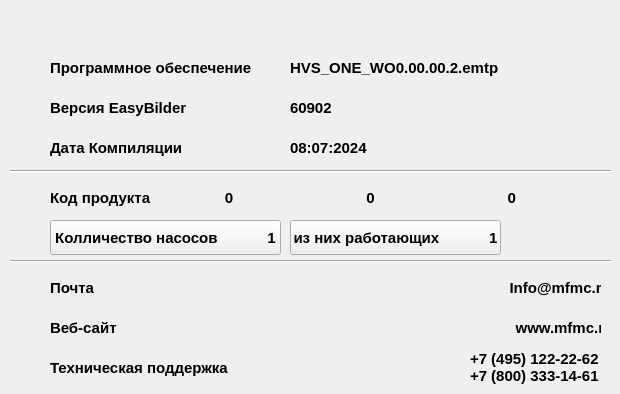
     <widget class="QWidget" name="Settings_Contacts_page">
      <widget class="QLabel" name="contacts_icon_label_1_1">
       <property name="geometry">
        <rect>
         <x>10</x>
         <y>50</y>
         <width>40</width>
         <height>35</height>
        </rect>
       </property>
       <property name="text">
        <string/>
       </property>
      </widget>
      <widget class="QLabel" name="label_77">
       <property name="geometry">
        <rect>
         <x>50</x>
         <y>270</y>
         <width>551</width>
         <height>35</height>
        </rect>
       </property>
       <property name="font">
        <font>
         <family>Arial</family>
         <pointsize>11</pointsize>
         <weight>75</weight>
         <bold>true</bold>
        </font>
       </property>
       <property name="text">
        <string>Почта                                                                                                    Info@mfmc.ru</string>
       </property>
      </widget>
      <widget class="QPushButton" name="contacts_number_of_pumps_19QuantityPump_pushButton">
       <property name="geometry">
        <rect>
         <x>50</x>
         <y>220</y>
         <width>231</width>
         <height>35</height>
        </rect>
       </property>
       <property name="font">
        <font>
         <family>Arial</family>
         <pointsize>11</pointsize>
         <weight>75</weight>
         <bold>true</bold>
        </font>
       </property>
       <property name="text">
        <string>Колличество насосов            1</string>
       </property>
      </widget>
      <widget class="Line" name="contacts_line_1">
       <property name="geometry">
        <rect>
         <x>10</x>
         <y>170</y>
         <width>601</width>
         <height>2</height>
        </rect>
       </property>
       <property name="frameShadow">
        <enum>QFrame::Sunken</enum>
       </property>
       <property name="orientation">
        <enum>Qt::Horizontal</enum>
       </property>
      </widget>
      <widget class="QLabel" name="contacts_icon_label_1_2">
       <property name="geometry">
        <rect>
         <x>10</x>
         <y>90</y>
         <width>40</width>
         <height>35</height>
        </rect>
       </property>
       <property name="text">
        <string/>
       </property>
      </widget>
      <widget class="QLabel" name="contacts_icon_label_2">
       <property name="geometry">
        <rect>
         <x>10</x>
         <y>130</y>
         <width>40</width>
         <height>35</height>
        </rect>
       </property>
       <property name="text">
        <string/>
       </property>
      </widget>
      <widget class="QLabel" name="contacts_icon_label_3">
       <property name="geometry">
        <rect>
         <x>10</x>
         <y>180</y>
         <width>40</width>
         <height>35</height>
        </rect>
       </property>
       <property name="text">
        <string/>
       </property>
      </widget>
      <widget class="QLabel" name="contacts_icon_label_4">
       <property name="geometry">
        <rect>
         <x>10</x>
         <y>220</y>
         <width>40</width>
         <height>35</height>
        </rect>
       </property>
       <property name="text">
        <string/>
       </property>
      </widget>
      <widget class="Line" name="contacts_line_2">
       <property name="geometry">
        <rect>
         <x>10</x>
         <y>260</y>
         <width>601</width>
         <height>2</height>
        </rect>
       </property>
       <property name="frameShadow">
        <enum>QFrame::Sunken</enum>
       </property>
       <property name="orientation">
        <enum>Qt::Horizontal</enum>
       </property>
      </widget>
      <widget class="QLabel" name="contacts_icon_label_5">
       <property name="geometry">
        <rect>
         <x>10</x>
         <y>270</y>
         <width>40</width>
         <height>35</height>
        </rect>
       </property>
       <property name="text">
        <string/>
       </property>
      </widget>
      <widget class="QLabel" name="contacts_icon_label_6">
       <property name="geometry">
        <rect>
         <x>10</x>
         <y>310</y>
         <width>40</width>
         <height>35</height>
        </rect>
       </property>
       <property name="text">
        <string/>
       </property>
      </widget>
      <widget class="QLabel" name="contacts_icon_label_7">
       <property name="geometry">
        <rect>
         <x>10</x>
         <y>350</y>
         <width>40</width>
         <height>35</height>
        </rect>
       </property>
       <property name="text">
        <string/>
       </property>
      </widget>
      <widget class="QLabel" name="label_78">
       <property name="geometry">
        <rect>
         <x>50</x>
         <y>310</y>
         <width>551</width>
         <height>35</height>
        </rect>
       </property>
       <property name="font">
        <font>
         <family>Arial</family>
         <pointsize>11</pointsize>
         <weight>75</weight>
         <bold>true</bold>
        </font>
       </property>
       <property name="text">
        <string>Веб-сайт                                                                                                www.mfmc.ru</string>
       </property>
      </widget>
      <widget class="QLabel" name="label_79">
       <property name="geometry">
        <rect>
         <x>50</x>
         <y>350</y>
         <width>191</width>
         <height>35</height>
        </rect>
       </property>
       <property name="font">
        <font>
         <family>Arial</family>
         <pointsize>11</pointsize>
         <weight>75</weight>
         <bold>true</bold>
        </font>
       </property>
       <property name="text">
        <string>Техническая поддержка</string>
       </property>
      </widget>
      <widget class="QLabel" name="label_82">
       <property name="geometry">
        <rect>
         <x>50</x>
         <y>130</y>
         <width>231</width>
         <height>35</height>
        </rect>
       </property>
       <property name="font">
        <font>
         <family>Arial</family>
         <pointsize>11</pointsize>
         <weight>75</weight>
         <bold>true</bold>
        </font>
       </property>
       <property name="text">
        <string>Дата Компиляции</string>
       </property>
      </widget>
      <widget class="QLabel" name="label_83">
       <property name="geometry">
        <rect>
         <x>50</x>
         <y>90</y>
         <width>231</width>
         <height>35</height>
        </rect>
       </property>
       <property name="font">
        <font>
         <family>Arial</family>
         <pointsize>11</pointsize>
         <weight>75</weight>
         <bold>true</bold>
        </font>
       </property>
       <property name="text">
        <string>Версия EasyBilder</string>
       </property>
      </widget>
      <widget class="QLabel" name="label_84">
       <property name="geometry">
        <rect>
         <x>50</x>
         <y>50</y>
         <width>231</width>
         <height>35</height>
        </rect>
       </property>
       <property name="font">
        <font>
         <family>Arial</family>
         <pointsize>11</pointsize>
         <weight>75</weight>
         <bold>true</bold>
        </font>
       </property>
       <property name="text">
        <string>Программное обеспечение</string>
       </property>
      </widget>
      <widget class="QLabel" name="contacts_software_label">
       <property name="geometry">
        <rect>
         <x>290</x>
         <y>50</y>
         <width>311</width>
         <height>35</height>
        </rect>
       </property>
       <property name="font">
        <font>
         <family>Arial</family>
         <pointsize>11</pointsize>
         <weight>75</weight>
         <bold>true</bold>
        </font>
       </property>
       <property name="text">
        <string>HVS_ONE_WO0.00.00.2.emtp</string>
       </property>
      </widget>
      <widget class="QLabel" name="contacts_easybilder_version_label">
       <property name="geometry">
        <rect>
         <x>290</x>
         <y>90</y>
         <width>311</width>
         <height>35</height>
        </rect>
       </property>
       <property name="font">
        <font>
         <family>Arial</family>
         <pointsize>11</pointsize>
         <weight>75</weight>
         <bold>true</bold>
        </font>
       </property>
       <property name="text">
        <string>60902</string>
       </property>
      </widget>
      <widget class="QLabel" name="contacts_compilation_date_label">
       <property name="geometry">
        <rect>
         <x>290</x>
         <y>130</y>
         <width>311</width>
         <height>35</height>
        </rect>
       </property>
       <property name="font">
        <font>
         <family>Arial</family>
         <pointsize>11</pointsize>
         <weight>75</weight>
         <bold>true</bold>
        </font>
       </property>
       <property name="text">
        <string>08:07:2024</string>
       </property>
      </widget>
      <widget class="QLabel" name="label_88">
       <property name="geometry">
        <rect>
         <x>50</x>
         <y>180</y>
         <width>551</width>
         <height>35</height>
        </rect>
       </property>
       <property name="font">
        <font>
         <family>Arial</family>
         <pointsize>11</pointsize>
         <weight>75</weight>
         <bold>true</bold>
        </font>
       </property>
       <property name="text">
        <string>Код продукта                  0                                0                                0</string>
       </property>
      </widget>
      <widget class="QPushButton" name="contacts_current_workings_number_of_pumps_19WorkingQuantityPump_pushButton">
       <property name="geometry">
        <rect>
         <x>290</x>
         <y>220</y>
         <width>211</width>
         <height>35</height>
        </rect>
       </property>
       <property name="font">
        <font>
         <family>Arial</family>
         <pointsize>11</pointsize>
         <weight>75</weight>
         <bold>true</bold>
        </font>
       </property>
       <property name="text">
        <string>из них работающих            1</string>
       </property>
      </widget>
      <widget class="QLabel" name="label_80">
       <property name="geometry">
        <rect>
         <x>470</x>
         <y>350</y>
         <width>131</width>
         <height>35</height>
        </rect>
       </property>
       <property name="font">
        <font>
         <family>Arial</family>
         <pointsize>11</pointsize>
         <weight>75</weight>
         <bold>true</bold>
        </font>
       </property>
       <property name="text">
        <string>+7 (495) 122-22-62
+7 (800) 333-14-61</string>
       </property>
      </widget>
     </widget>
